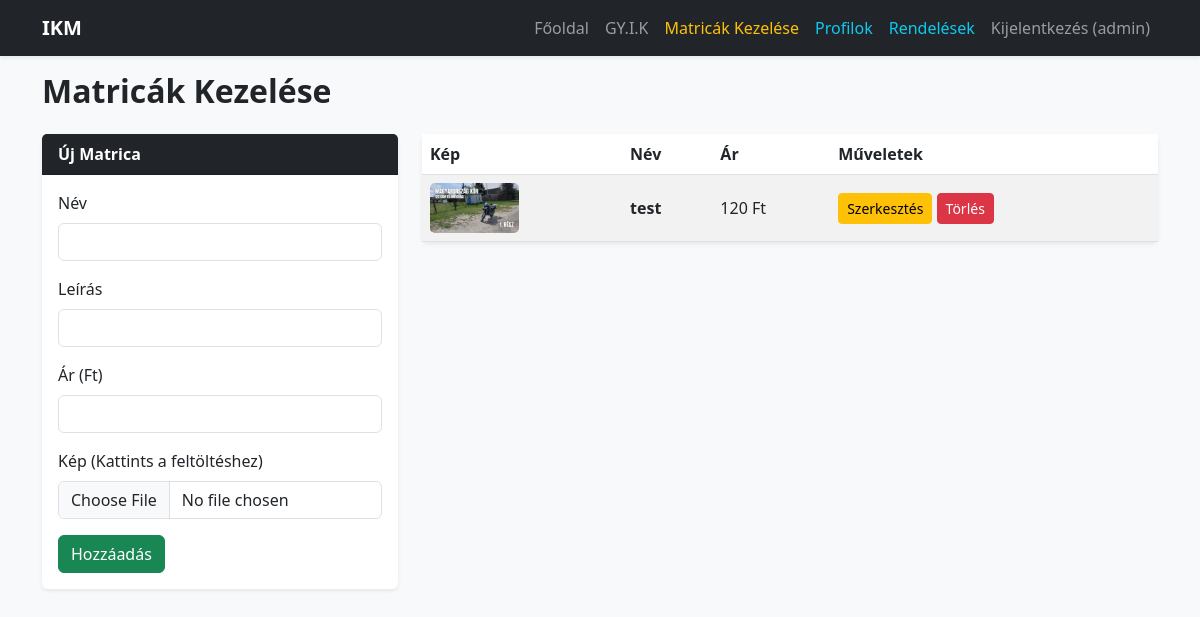
/admin/stickers (signed in), run on an earlier commit of the app's database.
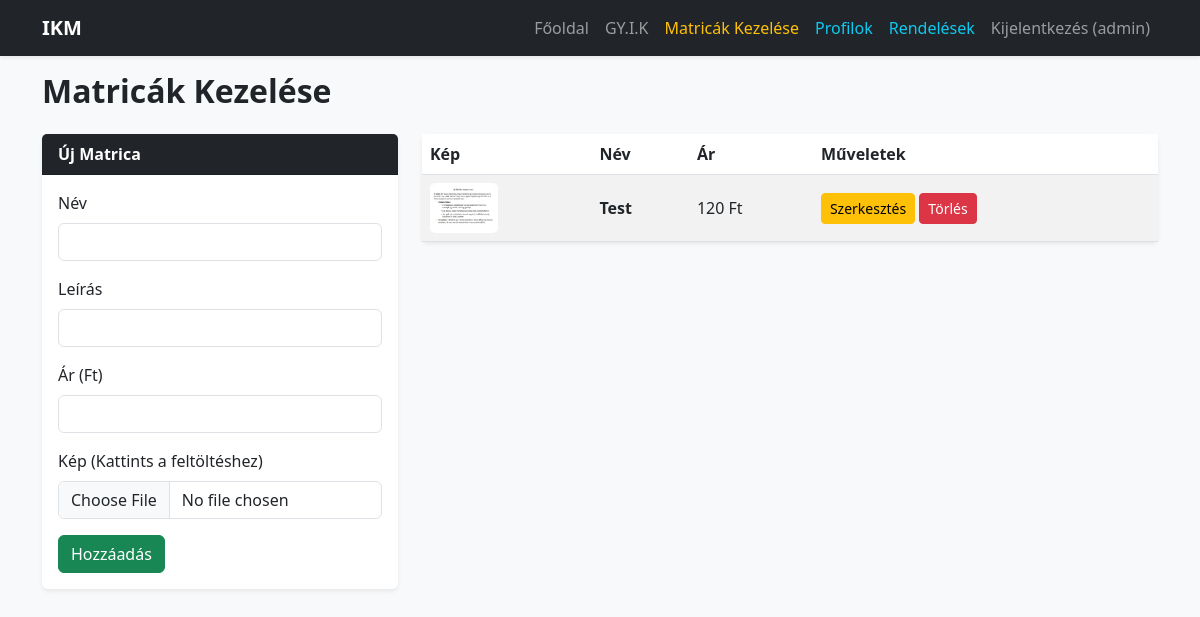
And on a later commit of the database.
### app.py (models this page shows)
class Sticker(db.Model):
    id = db.Column(db.Integer, primary_key=True)
    name = db.Column(db.String(100), nullable=False)
    description = db.Column(db.String(255), nullable=False)
    price = db.Column(db.Integer, nullable=False)
    image_filename = db.Column(db.String(255), nullable=False) # Most már csak a fájlnevet tároljuk

### app.py (the view)
@app.route('/admin/stickers')
@login_required
def admin_stickers():
    stickers = Sticker.query.all()
    return render_template('admin/admin_stickers.html', stickers=stickers)

### app.py (called while the page is built)
@login_manager.user_loader
def load_user(user_id):
    return User.query.get(int(user_id))

### templates/admin/admin_stickers.html (shortened to what this page needs)
{% extends 'base.html' %}
{% block content %}
<h2 class="mb-4 fw-bold">Matricák Kezelése</h2>
<div class="row">
    <div class="col-md-4 mb-4">
        <div class="card shadow-sm border-0">
            <div class="card-header bg-dark text-white fw-bold">
                {% if edit_sticker %} Matrica Szerkesztése {% else %} Új Matrica {% endif %}
            </div>
            <div class="card-body">
                <form action="{% if edit_sticker %}/admin/stickers/update/{{ edit_sticker.id }}{% else %}/admin/stickers/add{% endif %}"
                      method="POST" enctype="multipart/form-data">
                    <div class="mb-3">
                        <label class="form-label">Név</label>
                        <input type="text" class="form-control" name="name"
                               value="{% if edit_sticker %}{{ edit_sticker.name }}{% endif %}" required>
                    </div>
                    <div class="mb-3">
                        <label class="form-label">Leírás</label>
                        <input type="text" class="form-control" name="description"
                               value="{% if edit_sticker %}{{ edit_sticker.description }}{% endif %}" required>
                    </div>
                    <div class="mb-3">
                        <label class="form-label">Ár (Ft)</label>
                        <input type="number" class="form-control" name="price"
                               value="{% if edit_sticker %}{{ edit_sticker.price }}{% endif %}" required>
                    </div>
                    <div class="mb-3">
                        <label class="form-label">Kép (Kattints a feltöltéshez)</label>
                        <input type="file" class="form-control" name="image" {% if not edit_sticker %}required{% endif %}>
                    </div>
                    <div class="d-flex justify-content-between">
                        <button type="submit" class="btn btn-success">
                            {% if edit_sticker %} Mentés {% else %} Hozzáadás {% endif %}
                        </button>
                    </div>
                </form>
            </div>
        </div>
    </div>
    <div class="col-md-8">
        <div class="card shadow-sm border-0">
            <div class="card-body p-0">
                <table class="table table-hover table-striped mb-0">
                    <thead><tr><th>Kép</th><th>Név</th><th>Ár</th><th>Műveletek</th></tr></thead>
                    <tbody>
                        {% for sticker in stickers %}
                        <tr>
                            <td><img src="{{ url_for('static', filename='uploads/' + sticker.image_filename) }}" style="height: 50px; border-radius: 5px;"></td>
                            <td class="align-middle fw-bold">{{ sticker.name }}</td>
                            <td class="align-middle">{{ sticker.price }} Ft</td>
                            <td class="align-middle">
                                <a href="/admin/stickers/edit/{{ sticker.id }}" class="btn btn-warning btn-sm">Szerkesztés</a>
                                <a href="/admin/stickers/delete/{{ sticker.id }}" class="btn btn-danger btn-sm"
                                   onclick="return confirm('Törlöd?')">Törlés</a>
                            </td>
                        </tr>
                        {% endfor %}
                    </tbody>
                </table>
            </div>
        </div>
    </div>
</div>
{% endblock %}

What changed in the data, as far as the page shows it:
changed Sticker: image_filename: a different picture; name "test" → "Test"
